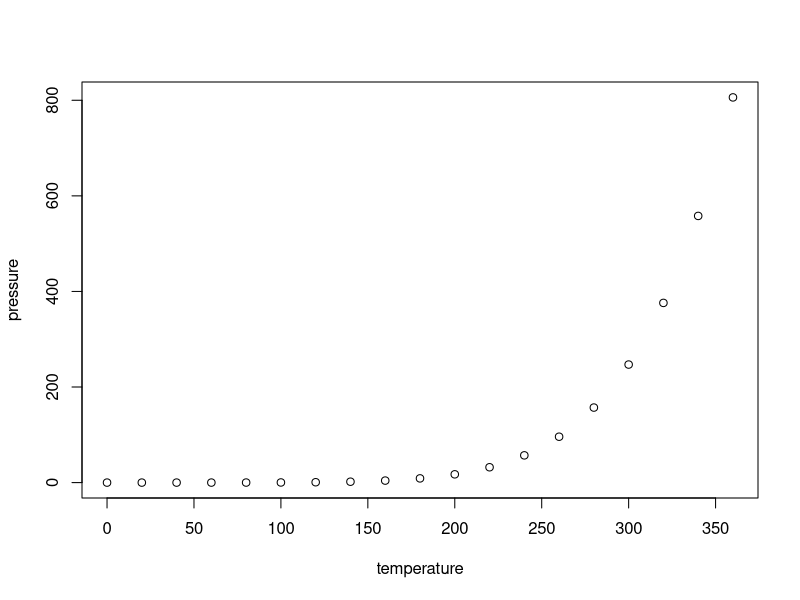
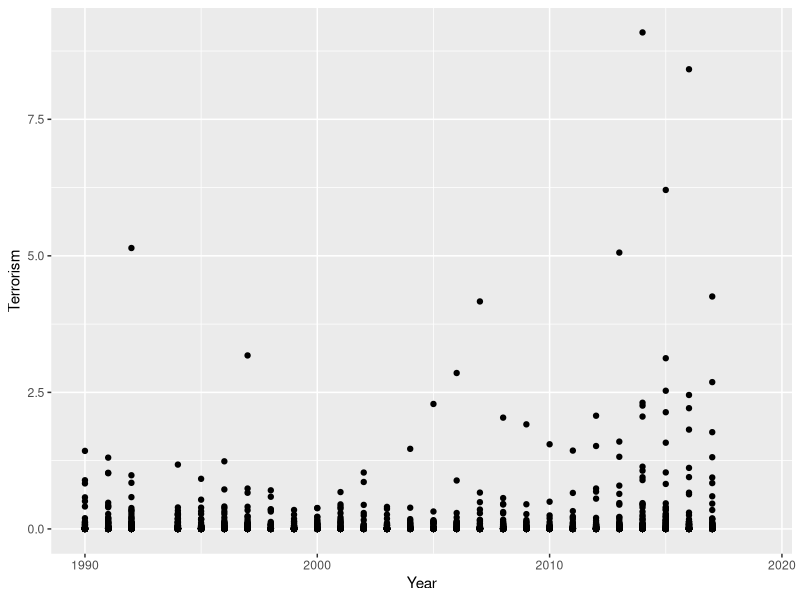
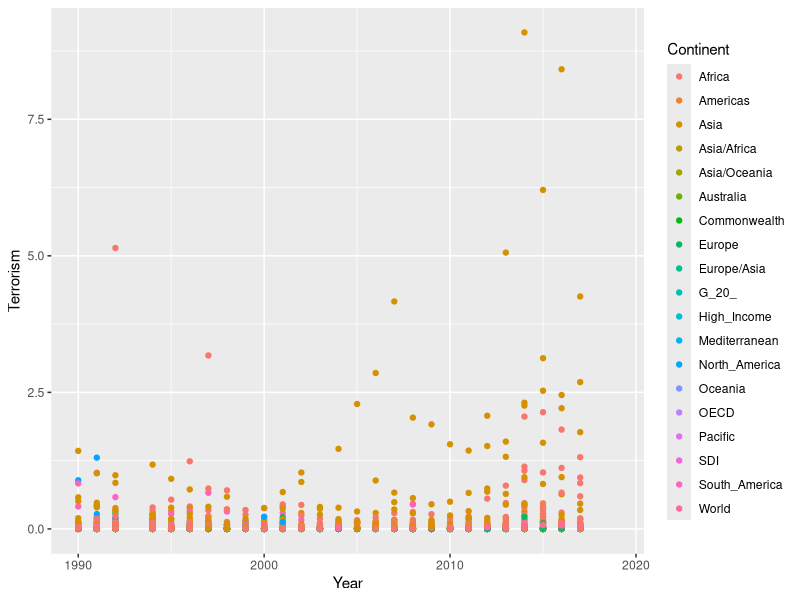
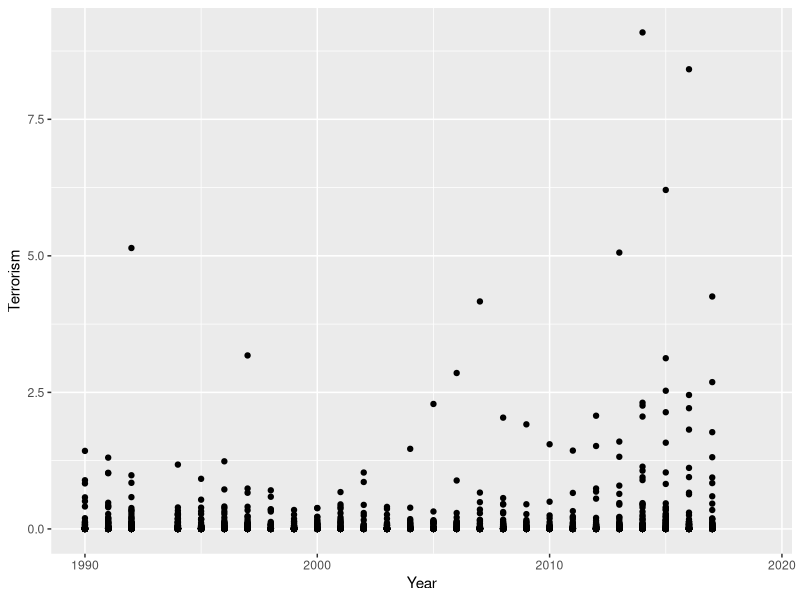
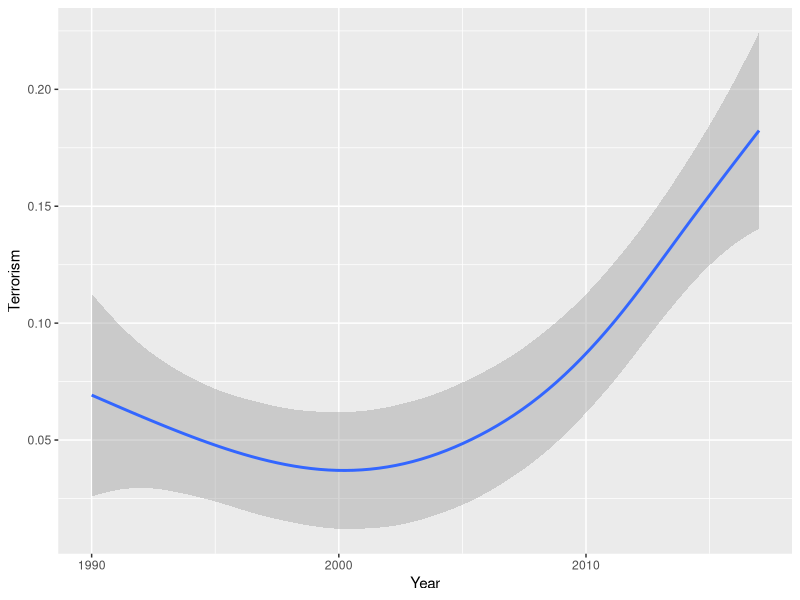
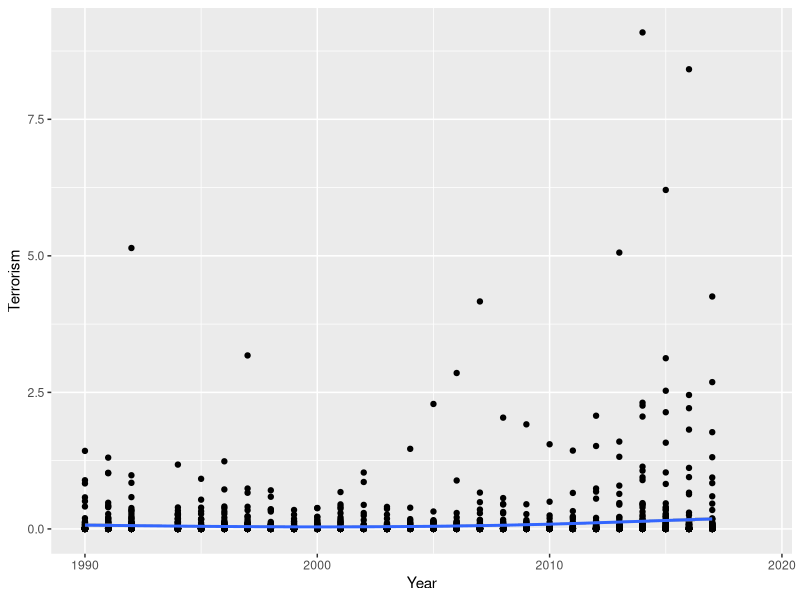
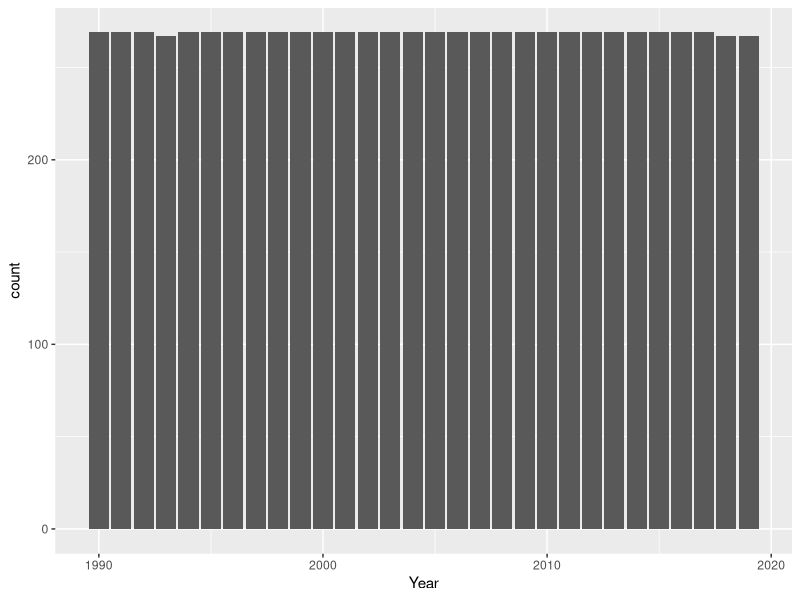
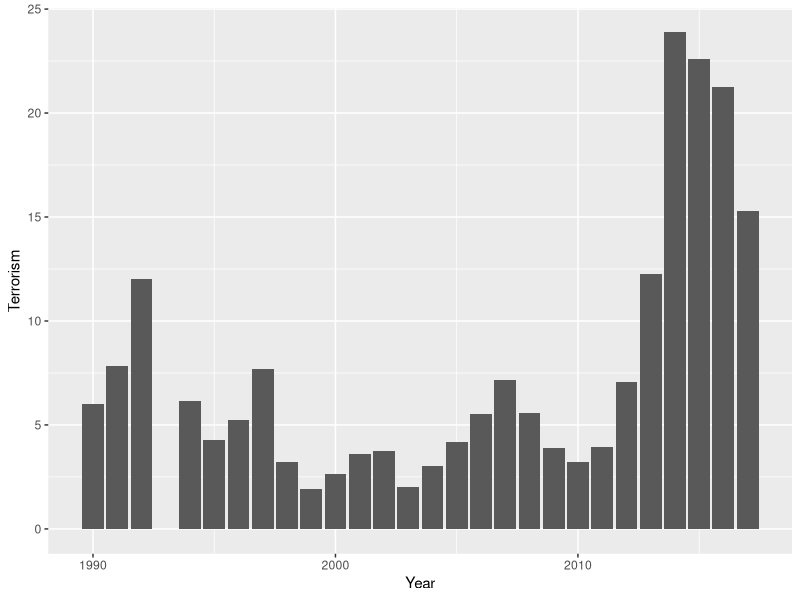

The R script that drew these images, in order:
## ---- chunk 1
knitr::opts_chunk$set(echo = TRUE)
## ---- chunk 2
plot(pressure)
## ---- chunk 3
#install.packages("tidyverse")
## ---- chunk 4
library(tidyverse)
## ---- chunk 5
library(readr)
share_of_deaths_by_cause <- read_csv("share-of-deaths-by-cause.csv")
View(share_of_deaths_by_cause)
## ---- chunk 6
ggplot(data =share_of_deaths_by_cause) + 
  geom_point(mapping = aes(x = Year, y = Terrorism))
## ---- chunk 7
ggplot(data = share_of_deaths_by_cause) + 
  geom_point(mapping = aes(x = Year, y = Terrorism, color = Continent))
## ---- chunk 8
# left
ggplot(data = share_of_deaths_by_cause) + 
  geom_point(mapping = aes(x = Year, y = Terrorism))

# right
ggplot(data = share_of_deaths_by_cause) + 
  geom_smooth(mapping = aes(x = Year, y = Terrorism))
## ---- chunk 9
ggplot(data = share_of_deaths_by_cause) + 
  geom_point(mapping = aes(x = Year, y = Terrorism)) +
  geom_smooth(mapping = aes(x = Year, y = Terrorism))
## ---- chunk 10
ggplot(data = share_of_deaths_by_cause) + 
  geom_bar(mapping = aes(x = Year))
## ---- chunk 11
ggplot(data =share_of_deaths_by_cause) +
  geom_bar(mapping = aes(x = Year, y = Terrorism), stat = "identity")
## ---- chunk 12
ggplot(data = share_of_deaths_by_cause) + 
  stat_summary(
    mapping = aes(x = Year, y = Terrorism),
    fun.min = min,
    fun.max = max,
    fun = median
  )
## ---- chunk 13
ggplot(data = share_of_deaths_by_cause) + 
  geom_bar(mapping = aes(x = Continent, colour = Continent))
ggplot(data = share_of_deaths_by_cause) + 
  geom_bar(mapping = aes(x = Continent, fill = Continent))
## ---- chunk 14
filter(share_of_deaths_by_cause, Year ==2007, Terrorism>=0.5)

## ---- chunk 15
arrange(share_of_deaths_by_cause, Year, Continent, Terrorism)
## ---- chunk 16
select(share_of_deaths_by_cause, Year, Continent, Terrorism)
## ---- chunk 17
share_of_deaths_by_cause%>%group_by(Country)%>%summarise(new_Terrorism=mean(Terrorism, na.rm = TRUE))
## ---- chunk 18
library(tidyverse)

library(modelr)
options(na.action = na.warn)
## ---- chunk 19
ggplot(sim1, aes(x, y)) + 
  geom_point()
## ---- chunk 20
mydata <- tibble(
  a1 = runif(250, -20, 40),
  a2 = runif(250, -5, 5)
)

ggplot(sim1, aes(x, y)) + 
  geom_abline(aes(intercept = a1, slope = a2), data = mydata, alpha = 1/4) +
  geom_point() 
## ---- chunk 21
model1 <- function(a, data) {
  a[1] + data$x * a[2]
}
model1(c(7, 1.5), sim1)
measure_distance <- function(mod, data) {
  diff <- data$y - model1(mod, data)
  sqrt(mean(diff ^ 2))
}
measure_distance(c(7, 1.5), sim1)
#> [1] 2.665212


sim1_dist <- function(a1, a2) {
  measure_distance(c(a1, a2), sim1)
}

mydata <- mydata %>% 
  mutate(dist = purrr::map2_dbl(a1, a2, sim1_dist))
mydata

## ---- chunk 22
ggplot(sim1, aes(x, y)) + 
  geom_point(size = 2, colour = "grey30") + 
  geom_abline(
    aes(intercept = a1, slope = a2, colour = -dist), 
    data = filter(mydata, rank(dist) <= 10)
  )
## ---- chunk 23
ggplot(mydata, aes(a1, a2)) +
  geom_point(data = filter(mydata, rank(dist) <= 10), size = 4, colour = "red") +
  geom_point(aes(colour = -dist))
## ---- chunk 24
q <- sim1 %>% 
  data_grid(x) 
q

## ---- chunk 25
sim1_mod <- lm(y ~ x, data = sim1)

q<- q %>% 
  add_predictions(sim1_mod) 
q
